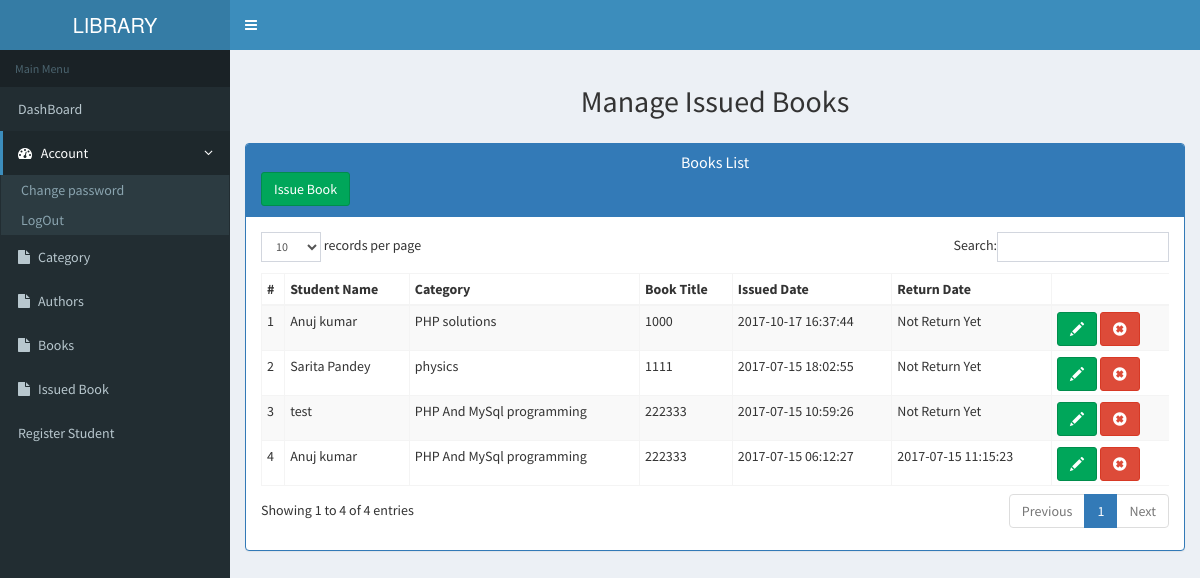
The app's page /admin/issued.php with its own data.
### tables this page shows
CREATE TABLE `issuedbook` (
  `id` int(11) NOT NULL,
  `BookId` int(11) DEFAULT NULL,
  `StudentID` varchar(150) DEFAULT NULL,
  `IssuesDate` timestamp NULL DEFAULT CURRENT_TIMESTAMP,
  `ReturnDate` timestamp NULL DEFAULT NULL ON UPDATE CURRENT_TIMESTAMP,
  `ReturnStatus` int(1) NOT NULL,
  `fine` int(11) DEFAULT NULL
);

CREATE TABLE `students` (
  `id` int(11) NOT NULL,
  `StudentId` varchar(100) DEFAULT NULL,
  `FullName` varchar(120) DEFAULT NULL,
  `EmailId` varchar(120) DEFAULT NULL,
  `MobileNumber` char(11) DEFAULT NULL,
  `Password` varchar(120) DEFAULT NULL,
  `Status` int(1) DEFAULT NULL,
  `RegDate` timestamp NULL DEFAULT CURRENT_TIMESTAMP,
  `UpdationDate` timestamp NULL DEFAULT NULL ON UPDATE CURRENT_TIMESTAMP
);

CREATE TABLE `books` (
  `id` int(11) NOT NULL,
  `BookName` varchar(255) DEFAULT NULL,
  `CatId` int(11) DEFAULT NULL,
  `AuthorId` int(11) DEFAULT NULL,
  `ISBNNumber` int(11) DEFAULT NULL,
  `BookPrice` int(11) DEFAULT NULL,
  `RegDate` timestamp NULL DEFAULT CURRENT_TIMESTAMP,
  `UpdationDate` timestamp NULL DEFAULT NULL ON UPDATE CURRENT_TIMESTAMP
);

### admin/issued.php (the view, shortened to what this page needs)
<?php
include('layout/master.php');
?>
   <div class="content-wrapper">
<?php   if (isset($_GET['add']) || isset($_GET['edit'])) {
            $studentid = ((isset($_POST['studentid']))?$_POST['studentid']:'');
            $bookid = ((isset($_POST['bookid']))?$_POST['bookid']:'');
            $category = ((isset($_POST['category']))?$_POST['category']:'');
            if (isset($_GET['edit'])){
              $id = (int)$_GET['edit'];
              $sql = "SELECT * FROM issuedbook WHERE id =:id";
              $stmt = $conn->prepare($sql);
              $stmt->bindParam(':id', $id, PDO::PARAM_STR);
              $stmt->execute();
              $results = $stmt->fetchAll(PDO::FETCH_ASSOC);
              foreach($results as $result){}
              $studentid = ((isset($_POST['studentid']) && $_POST['studentid'] !='')?$_POST['studentid']:show($result['StudentID']));
               $bookid = ((isset($_POST['bookid']) && $_POST['bookid'] !='')?$_POST['bookid']:show($result['BookId']));
           }
           $errors = [];
            if($_POST){
               if(!empty($errors)){
                  echo display_error($errors);
               }else{
                  $sql="INSERT INTO issuedbook(StudentID,BookId) VALUES(:studentid,:bookid)";
                  $stmt = $conn->prepare($sql);
                  $stmt->bindParam(':studentid',$studentid,PDO::PARAM_STR);
                  $stmt->bindParam(':bookid',$bookid,PDO::PARAM_STR);
                     $_SESSION['success_flash']="Author Added";
                  if(isset($_GET['edit'])){
                     $sql = "UPDATE issuedbook SET StudentID=:studentid,BookId=:bookid WHERE id=:id";
                     $stmt = $conn->prepare($sql);
                     $stmt->bindParam(':studentid',$studentid,PDO::PARAM_STR);
                     $stmt->bindParam(':bookid',$bookid,PDO::PARAM_STR);
                     $stmt->bindParam(':id',$id, PDO::PARAM_STR);
                  }
                  $stmt->execute();
            }
            header('Location:issued.php');
         }
   ?>
               <section class="content-header">
                  <h2 class="text-center"><?= ((isset($_GET['edit']))?'Edit Issued':'Issue');?> Books</h2>
               </section><hr>
               <section class="content">
                  <div class="row">
                     <div class="col-md-8 col-md-offset-2">
                        <div class="panel panel-primary">
                          <div class="panel-heading">
                            <h3 class="panel-title text-center">Issue Book info</h3>
                          </div>
                          <div class="panel-body">
                            <form class="" action="" id="search" method="post">
                               <div class="form-group">
                                  <label for="">Student Matric Number<span style="color:red;">*</span></label>
                                  <input class="form-control" type="text" name="studentid" id="studentid" onBlur="getstudent()" autocomplete="off" value="<?=$studentid;?>" required />
                               </div>
                               <div class="form-group">
                                  <span id="get_student_name" style="font-size:16px;"></span>
                              </div>
                               <div class="form-group">
                                  <select class="form-control" name="category" id="category">
                                     <option value="">Select Book Category</option>
                                     <?php
                                       $status=1;
                                       $sql = "SELECT * FROM  categories WHERE Status=:status";
                                       $query = $conn-> prepare($sql);
                                       $query -> bindParam(':status',$status, PDO::PARAM_STR);
                                       $query->execute();
                                       $results=$query->fetchAll(PDO::FETCH_ASSOC);
                                       $cnt=1;
                                       if($query->rowCount() > 0)
                                       {
                                          foreach($results as $result)
                                          { ?>
                                     <option value="<?=$result['id'];?>"><?=$result['CategoryName'];?></option>
                                  <?php }} ?>
                                  </select>
                               </div>
                               <div class="form-group">
                                  <label for="">Select Book</label>
                                  <select class="form-control" name="bookid" id="book" value="<?=$bookid;?>"> </select>
                               </div>
                               <div class="form-group">
                                   <div class="row">
                                      <div class="col-md-3">
                                      </div>
                                   </div>
                               </div>
                                <a href = "issued.php" class="btn btn-default">Cancel</a>
                               <input type="submit" value="<?= ((isset($_GET['edit']))?'Edit Issued':'Issue');?> Book" class="btn btn-sm btn-primary">
                            </form>
                          </div>
                        </div>
                     </div>
                  </div>
               </section>
   <?php }else{ ?>
            <section class="content-header">
               <h2 class="text-center">Manage Issued Books</h2>
            </section>
            <section class="content">
               <div class="panel panel-primary">
                 <div class="panel-heading">
                   <h3 class="panel-title text-center" >Books List</h3>
                    <a href="issued.php?add=1" class="btn btn-success">Issue Book</a>
                 </div>
                 <div class="panel-body">
                    <div class="table-responsive">
                       <table class="table table-condensed table-striped table-bordered"  id="dataTables-example">
                          <thead>
                             <th>#</th><th>Student Name</th><th>Category</th><th>Book Title</th><th>Issued Date</th><th>Return Date</th> <th></th>
                          </thead>
                          <tbody>
                             <?php
                              $sql = "SELECT students.FullName,books.BookName,books.ISBNNumber,issuedbook.IssuesDate,issuedbook.ReturnDate,issuedbook.id as rid from  issuedbook join students on students.StudentId=issuedbook.StudentId join books on books.id=issuedbook.BookId order by issuedbook.id desc";
                              $stmt = $conn->prepare($sql);
                              $stmt->execute();
                              $results =$stmt->fetchAll(PDO::FETCH_ASSOC);
                              $sn =1;
                                 foreach ($results as $result):?>
                             <tr>
                                <td><?=$sn;?></td>
                                <td><?= $result['FullName'];?></td>
                                <td><?= $result['BookName'];?></td>
                                <td><?= $result['ISBNNumber'];?></td>
                                <td><?= $result['IssuesDate'];?></td>
                                <td><?if($result['ReturnDate'] == ''){
                                        echo "Not Return Yet";
                                       }else{
                                          echo $result['ReturnDate'];
                                       }?></td>
                                <td>
                                   <a href="issued.php?edit=<?=$result['rid'];?>"><span class="glyphicon glyphicon-pencil btn btn-success"></span></a>
                                   <a href="issued.php?delete=<?=$result['rid'];?>"><span class="glyphicon glyphicon-remove-sign btn btn-danger"></span></a>
                                </td>
                             </tr>
                             <?php $sn +=1;
                          endforeach; ?>
                          </tbody>
                       </table>
                    </div>
                 </div>
               </div>
            </section>
   <?php }?>
   </div>
 <?php include('../includes/footer.php');?>

### includes/head.php (shortened to what this page needs)
<!DOCTYPE html>
<html>
   <head>
      <link rel="stylesheet" href="../asset/css/bootstrap.min.css">
      <link href="../asset/css/font-awesome.css" rel="stylesheet" />
      <link href="../asset/css/skins/_all-skins.min.css" rel="stylesheet" />
      <link href="../asset/css/AdminLTE.min.css" rel="stylesheet" />
       <link href="../asset/js/dataTables/dataTables.bootstrap.css" rel="stylesheet" />
      <link rel="stylesheet" href="https://cdnjs.cloudflare.com/ajax/libs/font-awesome/4.5.0/css/font-awesome.min.css">
      <link rel="stylesheet" href="https://cdnjs.cloudflare.com/ajax/libs/ionicons/2.0.1/css/ionicons.min.css">
   </head>
   <body class="hold-transition skin-blue sidebar-mini">

### admin/layout/master.php (shortened to what this page needs)
<?php
include('../includes/head.php');
 ?>
<body class="hold-transition skin-blue sidebar-mini">
   <div class="wrapper">
   <?php   include('../includes/navbar.php'); ?>

### includes/navbar.php (shortened to what this page needs)
<header class="main-header">
   <a href="#" class="logo"><span class="logo-lg">LIBRARY</span></a>
   <nav class="navbar navbar-static-top">
     <a href="#" class="sidebar-toggle" data-toggle="offcanvas" role="button">
     </a>
   </nav>
</header>
<aside class="main-sidebar">
   <section class="sidebar">
      <ul class="sidebar-menu">
         <li class="header">Main Menu</li>
         <li><a href="dashboard.php">DashBoard</a></li>
         <li class="active treeview">
            <a href="#">
               <i class="fa fa-dashboard"></i> <span>Account</span>
               <span class="pull-right-container">
                 <i class="fa fa-angle-left pull-right"></i>
               </span>
            </a>
            <ul class="treeview-menu">
               <li><a href="../admin/changepassword.php">Change password</a></li>
               <li><a href="../admin/logout.php">LogOut</a></li>
            </ul>
         </li>
         <li class="treeview">
            <a href="../admin/category.php"><i class="fa fa-file"></i><span>Category</span></a>
         </li>
         <li class="treeview">
            <a href="../admin/author.php"><i class="fa fa-file"></i><span>Authors</span></a>
         </li>
         <li class="treeview">
            <a href="book.php"><i class="fa fa-file"></i><span>Books</span></a>
         </li>
         <li class="treeview">
            <a href="issued.php"><i class="fa fa-file"></i><span>Issued Book</span></a>
         </li>
         <li><a href="../admin/regstudent.php">Register Student</a></li>
      </ul>
   </section>
</aside>

### includes/footer.php (shortened to what this page needs)
   </div>
</body>
</html>

### records on screen
issuedbook: students.FullName "Anuj kumar", BookId.BookName "PHP solutions", BookId.ISBNNumber "1000", IssuesDate "2017-10-17 16:37:44", shows "Not Return Yet"
issuedbook: students.FullName "Sarita Pandey", BookId.BookName "physics", BookId.ISBNNumber "1111", IssuesDate "2017-07-15 18:02:55", shows "Not Return Yet"
issuedbook: students.FullName "test", BookId.BookName "PHP And MySql programming", BookId.ISBNNumber "222333", IssuesDate "2017-07-15 10:59:26", shows "Not Return Yet"
issuedbook: students.FullName "Anuj kumar", BookId.BookName "PHP And MySql programming", BookId.ISBNNumber "222333", IssuesDate "2017-07-15 06:12:27", ReturnDate "2017-07-15 11:15:23"
